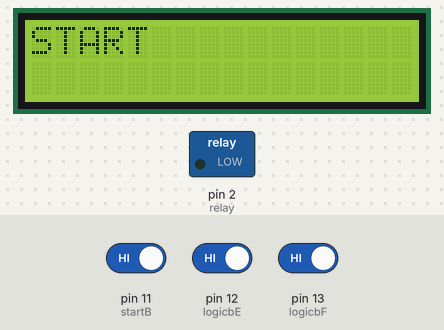
A sketch run on a simulated Arduino Uno, built with avr-gcc and run on an emulated ATmega328P. Shown: 16×2 character LCD, switched loads named in the sketch (green lamp = pin HIGH). The test bench sets the inputs (shaded band); at power-on: pin 11 (startB) HIGH, pin 12 (logicbE) HIGH, pin 13 (logicbF) HIGH.

Above: at 1.2 s.
1.3 s: pin 11 (startB) driven LOW and pin 12 (logicbE) driven LOW and pin 13 (logicbF) driven LOW
At 4.4 s:
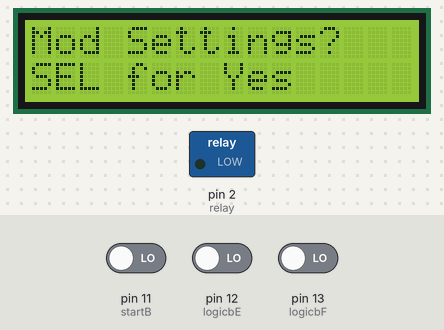
At 6.3 s:
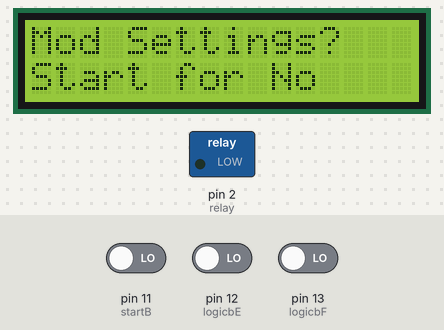
9.1 s: pin 11 (startB) driven HIGH
At 11.8 s:
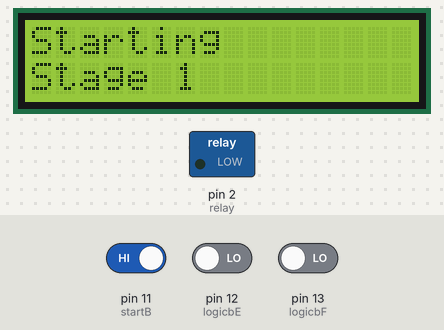
Timing chart, 0 to 13.3 s (numbered marks = the images above; inputs shaded):
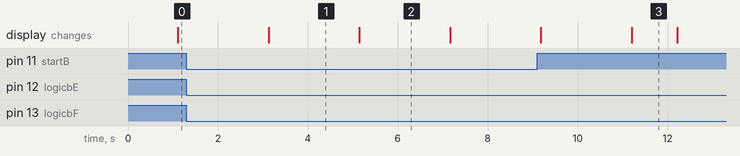

The sketch:

Design1Ver_13.ino
```cpp
#include <LiquidCrystal_I2C.h>                            //Library for LCD
#include <Wire.h>                                         //Wire Library for LCD
#include <OneWire.h>                                      //Wire Library for Temp Sensor
#include <DallasTemperature.h>                            //Library for Temperature Sensor
#define ONE_WIRE_BUS 5                                    //temperature sensor pin
#define relay 2                                           //relay pin
int startB = 11;                                          //start button pin
int logicbE = 12;                                         //button logic E
int logicbF = 13;                                         //button logic F
int bState;                                               //State of the button
int sysState = 1;                                         //Machine System State (In LOOP)
OneWire oneWire(ONE_WIRE_BUS);                            //Temperature Wire BUS
DallasTemperature sensors(&oneWire);                      //Assign Temperature Library to sensors
LiquidCrystal_I2C lcd(0x27, 16, 2);                       //Assign LCD library to lcd
float MaxTemp1 = 40;                                      //Stage 1 Temperature
float MaxTemp2 = 50;                                      //Stage 2 Temperature
float MaxTemp3 = 60;                                      //Stage 3 Temperature
float Celcius = 0;                                        //Declaring Celcius for Temperature Sensor
unsigned long previousMillis = 0;                         //For Timing Millis() funciton
long timeInter1 = 300000;                                 //Stage 1 Time default setting 5 mins in Millis
long timeInter2 = 3600000;                                //Stage 2 Time default setting 1 Hour in Millis
long timeInter3 = 21600000;                               //Stage 3 Time default setting 6 Hours in Millis
long timeInter4 = 300000;                                 //Stage 4 time default setting 5 mins in Millis
int stageTme1 = 5;                                        //Stage 1 Time for Modifying the setting
int stageTme2 = 60;                                       //Stage 2 Time for Modifying the setting
int stageTme3 = 360;                                      //Stage 3 Time for Modifying the setting
int stageTme4 = 5;                                        //Stage 4 Time for Modifying the setting

void setup() {
  pinMode(relay, OUTPUT);                                 //setting relay mode to output
  pinMode(logicbE, INPUT);                                //setting logic E to input
  pinMode(logicbF, INPUT);                                //setting logic F to input
  pinMode(startB, INPUT);                                 //setting start to input
  lcd.init();                                             //acquiring lcd
  lcd.backlight();                                        //turning on backlight LCD
  sensors.begin();                                        //Temperature Sensor
  Serial.begin(9600);                                     //Serial 9600
}
void loop() {
  sysState1();
}

void sysState1(){
  int bStateS = digitalRead(startB);
  int bStateE = digitalRead(logicbE);
  int bStateF = digitalRead(logicbF);

  if(bStateS == 0 && bStateE == 0 && bStateF == 0){
    //Do nothing State Trap
    bState = 0;
  }
  else if(bStateS == 1){
    //Start button pressed
    bState = 1;
  }
  buttonStateVer(bState);
}

void buttonStateVer(int bStateVer){
  switch(bStateVer){
    case 0:
    {
      lcd.clear();
      lcd.setCursor(0,0);
      lcd.print("Mod Settings?");
      lcd.setCursor(0,1);
      lcd.print("SEL for Yes");
      delay(2000);
      lcd.setCursor(0,1);
      lcd.print("Start for No");
      delay(2000);
      //Do nothing case
      break;
    }
    case 1:
    {
      lcd.clear();
      lcd.setCursor(0,0);
      lcd.print("Starting");
      lcd.setCursor(0,1);
      lcd.print("Stage 1");
      delay(1000);
      sysStartSTG1();
    }
  }
}
void sysStartSTG1(){
  lcd.clear();
  lcd.setCursor(0,0);
  lcd.print("START");
  delay(2000);

}
```

Measured:
- after the input at 1.3 s, the display: changes after 1.8 s (image 1)
- after the input at 9.1 s, the display: first differs from a run without the input after 2.1 s (image 3)
- what the display in image 1 shows lasts 2.0 s, from 3.1 s to 5.1 s
